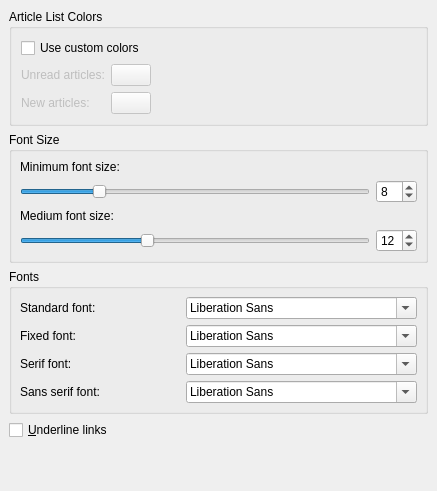
<ui version="4.0" >
 <author>Frank Osterfeld</author>
 <class>Akregator::SettingsAppearance</class>
 <widget class="QWidget" name="Akregator::SettingsAppearance" >
  <property name="geometry" >
   <rect>
    <x>0</x>
    <y>0</y>
    <width>437</width>
    <height>491</height>
   </rect>
  </property>
  <property name="windowTitle" >
   <string>General</string>
  </property>
  <layout class="QGridLayout" >
   <property name="leftMargin" >
    <number>9</number>
   </property>
   <property name="topMargin" >
    <number>9</number>
   </property>
   <property name="rightMargin" >
    <number>9</number>
   </property>
   <property name="bottomMargin" >
    <number>9</number>
   </property>
   <property name="horizontalSpacing" >
    <number>6</number>
   </property>
   <property name="verticalSpacing" >
    <number>6</number>
   </property>
   <item row="0" column="0" >
    <widget class="QGroupBox" name="groupBox_3" >
     <property name="title" >
      <string>Article List Colors</string>
     </property>
     <layout class="QGridLayout" >
      <property name="leftMargin" >
       <number>9</number>
      </property>
      <property name="topMargin" >
       <number>9</number>
      </property>
      <property name="rightMargin" >
       <number>9</number>
      </property>
      <property name="bottomMargin" >
       <number>9</number>
      </property>
      <property name="horizontalSpacing" >
       <number>6</number>
      </property>
      <property name="verticalSpacing" >
       <number>6</number>
      </property>
      <item row="1" column="1" >
       <spacer>
        <property name="orientation" >
         <enum>Qt::Horizontal</enum>
        </property>
        <property name="sizeHint" >
         <size>
          <width>40</width>
          <height>20</height>
         </size>
        </property>
       </spacer>
      </item>
      <item row="1" column="0" >
       <layout class="QGridLayout" >
        <property name="leftMargin" >
         <number>0</number>
        </property>
        <property name="topMargin" >
         <number>0</number>
        </property>
        <property name="rightMargin" >
         <number>0</number>
        </property>
        <property name="bottomMargin" >
         <number>0</number>
        </property>
        <property name="horizontalSpacing" >
         <number>6</number>
        </property>
        <property name="verticalSpacing" >
         <number>6</number>
        </property>
        <item row="1" column="0" >
         <widget class="QLabel" name="lbl_newArticles" >
          <property name="enabled" >
           <bool>false</bool>
          </property>
          <property name="text" >
           <string>New articles:</string>
          </property>
         </widget>
        </item>
        <item row="0" column="1" >
         <widget class="KColorButton" name="kcfg_ColorUnreadArticles" >
          <property name="enabled" >
           <bool>false</bool>
          </property>
         </widget>
        </item>
        <item row="1" column="1" >
         <widget class="KColorButton" name="kcfg_ColorNewArticles" >
          <property name="enabled" >
           <bool>false</bool>
          </property>
         </widget>
        </item>
        <item row="0" column="0" >
         <widget class="QLabel" name="lbl_unreadArticles" >
          <property name="enabled" >
           <bool>false</bool>
          </property>
          <property name="text" >
           <string>Unread articles:</string>
          </property>
         </widget>
        </item>
       </layout>
      </item>
      <item row="0" column="0" >
       <widget class="QCheckBox" name="kcfg_UseCustomColors" >
        <property name="text" >
         <string>Use custom colors</string>
        </property>
       </widget>
      </item>
     </layout>
    </widget>
   </item>
   <item row="1" column="0" >
    <widget class="QGroupBox" name="groupBox_2" >
     <property name="title" >
      <string>Font Size</string>
     </property>
     <layout class="QGridLayout" >
      <property name="leftMargin" >
       <number>8</number>
      </property>
      <property name="topMargin" >
       <number>8</number>
      </property>
      <property name="rightMargin" >
       <number>8</number>
      </property>
      <property name="bottomMargin" >
       <number>8</number>
      </property>
      <property name="horizontalSpacing" >
       <number>6</number>
      </property>
      <property name="verticalSpacing" >
       <number>6</number>
      </property>
      <item row="3" column="0" >
       <layout class="QHBoxLayout" >
        <property name="spacing" >
         <number>6</number>
        </property>
        <property name="leftMargin" >
         <number>0</number>
        </property>
        <property name="topMargin" >
         <number>0</number>
        </property>
        <property name="rightMargin" >
         <number>0</number>
        </property>
        <property name="bottomMargin" >
         <number>0</number>
        </property>
        <item>
         <widget class="QSlider" name="slider_mediumFontSize" >
          <property name="minimum" >
           <number>2</number>
          </property>
          <property name="maximum" >
           <number>30</number>
          </property>
          <property name="value" >
           <number>12</number>
          </property>
          <property name="orientation" >
           <enum>Qt::Horizontal</enum>
          </property>
          <property name="tickInterval" >
           <number>3</number>
          </property>
         </widget>
        </item>
        <item>
         <widget class="KIntSpinBox" name="kcfg_MediumFontSize" >
          <property name="value" >
           <number>12</number>
          </property>
         </widget>
        </item>
       </layout>
      </item>
      <item row="1" column="0" >
       <layout class="QHBoxLayout" >
        <property name="spacing" >
         <number>6</number>
        </property>
        <property name="leftMargin" >
         <number>0</number>
        </property>
        <property name="topMargin" >
         <number>0</number>
        </property>
        <property name="rightMargin" >
         <number>0</number>
        </property>
        <property name="bottomMargin" >
         <number>0</number>
        </property>
        <item>
         <widget class="QSlider" name="slider_minimumFontSize" >
          <property name="minimum" >
           <number>2</number>
          </property>
          <property name="maximum" >
           <number>30</number>
          </property>
          <property name="value" >
           <number>8</number>
          </property>
          <property name="orientation" >
           <enum>Qt::Horizontal</enum>
          </property>
          <property name="tickInterval" >
           <number>3</number>
          </property>
         </widget>
        </item>
        <item>
         <widget class="KIntSpinBox" name="kcfg_MinimumFontSize" >
          <property name="value" >
           <number>8</number>
          </property>
         </widget>
        </item>
       </layout>
      </item>
      <item row="0" column="0" >
       <widget class="QLabel" name="lbl_MinimumFontSize" >
        <property name="text" >
         <string>Minimum font size:</string>
        </property>
       </widget>
      </item>
      <item row="2" column="0" >
       <widget class="QLabel" name="lbl_MediumFontSize" >
        <property name="text" >
         <string>Medium font size:</string>
        </property>
       </widget>
      </item>
     </layout>
    </widget>
   </item>
   <item row="2" column="0" >
    <widget class="QGroupBox" name="groupBox" >
     <property name="title" >
      <string>Fonts</string>
     </property>
     <layout class="QGridLayout" >
      <property name="leftMargin" >
       <number>8</number>
      </property>
      <property name="topMargin" >
       <number>8</number>
      </property>
      <property name="rightMargin" >
       <number>8</number>
      </property>
      <property name="bottomMargin" >
       <number>8</number>
      </property>
      <property name="horizontalSpacing" >
       <number>6</number>
      </property>
      <property name="verticalSpacing" >
       <number>6</number>
      </property>
      <item row="0" column="0" >
       <layout class="QVBoxLayout" >
        <property name="spacing" >
         <number>6</number>
        </property>
        <property name="leftMargin" >
         <number>0</number>
        </property>
        <property name="topMargin" >
         <number>0</number>
        </property>
        <property name="rightMargin" >
         <number>0</number>
        </property>
        <property name="bottomMargin" >
         <number>0</number>
        </property>
        <item>
         <widget class="QLabel" name="textLabel1" >
          <property name="text" >
           <string>Standard font:</string>
          </property>
         </widget>
        </item>
        <item>
         <widget class="QLabel" name="textLabel2_2" >
          <property name="text" >
           <string>Fixed font:</string>
          </property>
         </widget>
        </item>
        <item>
         <widget class="QLabel" name="textLabel3" >
          <property name="text" >
           <string>Serif font:</string>
          </property>
         </widget>
        </item>
        <item>
         <widget class="QLabel" name="textLabel4" >
          <property name="text" >
           <string>Sans serif font:</string>
          </property>
         </widget>
        </item>
       </layout>
      </item>
      <item row="0" column="1" >
       <layout class="QVBoxLayout" >
        <property name="spacing" >
         <number>6</number>
        </property>
        <property name="leftMargin" >
         <number>0</number>
        </property>
        <property name="topMargin" >
         <number>0</number>
        </property>
        <property name="rightMargin" >
         <number>0</number>
        </property>
        <property name="bottomMargin" >
         <number>0</number>
        </property>
        <item>
         <widget class="QFontComboBox" name="kcfg_StandardFont" />
        </item>
        <item>
         <widget class="QFontComboBox" name="kcfg_FixedFont" />
        </item>
        <item>
         <widget class="QFontComboBox" name="kcfg_SerifFont" />
        </item>
        <item>
         <widget class="QFontComboBox" name="kcfg_SansSerifFont" />
        </item>
       </layout>
      </item>
     </layout>
    </widget>
   </item>
   <item row="4" column="0" >
    <spacer>
     <property name="orientation" >
      <enum>Qt::Vertical</enum>
     </property>
     <property name="sizeType" >
      <enum>QSizePolicy::Expanding</enum>
     </property>
     <property name="sizeHint" >
      <size>
       <width>419</width>
       <height>71</height>
      </size>
     </property>
    </spacer>
   </item>
   <item row="3" column="0" >
    <widget class="QCheckBox" name="kcfg_UnderlineLinks" >
     <property name="text" >
      <string>&amp;Underline links</string>
     </property>
    </widget>
   </item>
  </layout>
 </widget>
 <layoutdefault spacing="6" margin="11" />
 <pixmapfunction>qPixmapFromMimeSource</pixmapfunction>
 <customwidgets>
  <customwidget>
   <class>KColorButton</class>
   <extends>QPushButton</extends>
   <header>kcolorbutton.h</header>
  </customwidget>
  <customwidget>
   <class>KIntSpinBox</class>
   <extends>QSpinBox</extends>
   <header>knuminput.h</header>
  </customwidget>
 </customwidgets>
 <resources/>
 <connections/>
</ui>
